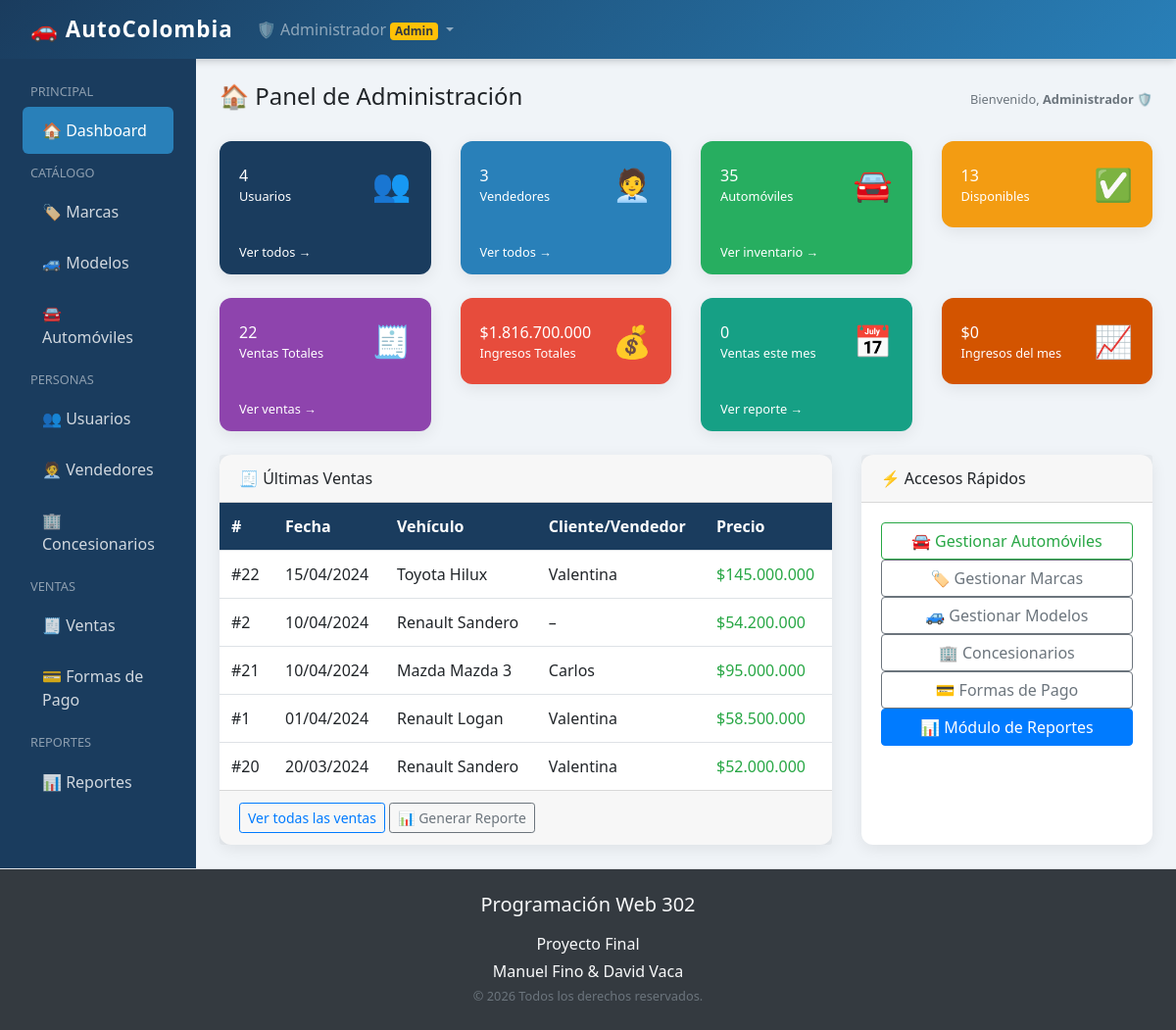
Page /app/view/admin/dashboard.php (signed in) on the committed database.
### tables this page shows
CREATE TABLE venta (
    id_venta       INT AUTO_INCREMENT PRIMARY KEY,
    num_bastidor   VARCHAR(17) NOT NULL,
    fecha_venta    DATE NOT NULL,
    fecha_entrega  DATE,
    matricula      VARCHAR(10),
    precio_cobrado DECIMAL(12,2) NOT NULL,
    id_forma_pago  INT NOT NULL,
    es_stock       BOOLEAN DEFAULT TRUE,
    tipo_vendedor  ENUM('vendedor','servicio_oficial') NOT NULL,
    id_vendedor    INT NULL,
    id_servicio    INT NULL,
    id_usuario     INT NULL,
    observaciones  TEXT,
    FOREIGN KEY (num_bastidor)
        REFERENCES automovil(num_bastidor)
        ON UPDATE CASCADE ON DELETE RESTRICT,
    FOREIGN KEY (id_forma_pago)
        REFERENCES forma_pago(id_forma_pago)
        ON UPDATE CASCADE ON DELETE RESTRICT,
    FOREIGN KEY (id_vendedor)
        REFERENCES vendedor(id_vendedor)
        ON UPDATE CASCADE ON DELETE SET NULL,
    FOREIGN KEY (id_servicio)
        REFERENCES servicio_oficial(id_servicio)
        ON UPDATE CASCADE ON DELETE SET NULL,
    FOREIGN KEY (id_usuario)
        REFERENCES usuario(id_usuario)
        ON UPDATE CASCADE ON DELETE SET NULL
);

CREATE TABLE marca (
    id_marca    INT AUTO_INCREMENT PRIMARY KEY,
    nombre      VARCHAR(50) NOT NULL UNIQUE,
    pais_origen VARCHAR(50),
    descripcion TEXT
);

CREATE TABLE modelo (
    id_modelo        INT AUTO_INCREMENT PRIMARY KEY,
    nombre           VARCHAR(100) NOT NULL,
    id_marca         INT NOT NULL,
    precio_base      DECIMAL(12,2) NOT NULL,
    descuento        DECIMAL(5,2) DEFAULT 0.00,
    potencia_fiscal  DECIMAL(8,2),
    cilindrada       INT,
    tipo_combustible ENUM('gasolina','diesel','hibrido','electrico','gas'),
    num_puertas      INT,
    num_plazas       INT,
    descripcion      TEXT,
    activo           BOOLEAN DEFAULT TRUE,
    FOREIGN KEY (id_marca)
        REFERENCES marca(id_marca)
        ON UPDATE CASCADE ON DELETE RESTRICT
);

CREATE TABLE vendedor (
    id_vendedor        INT AUTO_INCREMENT PRIMARY KEY,
    nombre             VARCHAR(100) NOT NULL,
    apellidos          VARCHAR(150) NOT NULL,
    nif                VARCHAR(20) NOT NULL UNIQUE,
    domicilio          VARCHAR(200),
    telefono           VARCHAR(20),
    email              VARCHAR(100),
    fecha_contratacion DATE,
    activo             BOOLEAN DEFAULT TRUE,
    id_concesionario   INT NOT NULL,
    FOREIGN KEY (id_concesionario)
        REFERENCES concesionario(id_concesionario)
        ON UPDATE CASCADE ON DELETE RESTRICT
);

### app/view/admin/dashboard.php (the view, shortened to what this page needs)
<!doctype html>
<html lang="es">
<head>
    <link rel="stylesheet" href="/ProyFinal/public/css/bootstrap.min.css">
    <link rel="stylesheet" href="/ProyFinal/public/css/sweetalert2.min.css">
    <link rel="stylesheet" href="/ProyFinal/public/css/style.css">
</head>
<body>
<?php
$db = Conectar::conec();
$total_usuarios   = mysqli_fetch_assoc(mysqli_query($db, "SELECT COUNT(*) AS t FROM usuario"))['t'];
$total_vendedores = mysqli_fetch_assoc(mysqli_query($db, "SELECT COUNT(*) AS t FROM vendedor"))['t'];
$total_autos      = mysqli_fetch_assoc(mysqli_query($db, "SELECT COUNT(*) AS t FROM automovil"))['t'];
$total_disponibles= mysqli_fetch_assoc(mysqli_query($db, "SELECT COUNT(*) AS t FROM automovil WHERE estado='disponible'"))['t'];
$total_ventas     = mysqli_fetch_assoc(mysqli_query($db, "SELECT COUNT(*) AS t FROM venta"))['t'];
$ingreso_total    = mysqli_fetch_assoc(mysqli_query($db, "SELECT COALESCE(SUM(precio_cobrado),0) AS t FROM venta"))['t'];
$ventas_mes       = mysqli_fetch_assoc(mysqli_query($db, "SELECT COUNT(*) AS t FROM venta WHERE MONTH(fecha_venta)=MONTH(NOW()) AND YEAR(fecha_venta)=YEAR(NOW())"))['t'];
$ingreso_mes      = mysqli_fetch_assoc(mysqli_query($db, "SELECT COALESCE(SUM(precio_cobrado),0) AS t FROM venta WHERE MONTH(fecha_venta)=MONTH(NOW()) AND YEAR(fecha_venta)=YEAR(NOW())"))['t'];
$res_ultimas = mysqli_query($db, "SELECT v.id_venta, v.fecha_venta, v.precio_cobrado,
    mo.nombre AS nombre_modelo, ma.nombre AS nombre_marca,
    vend.nombre AS nombre_vendedor, u.nombre AS nombre_usuario
    FROM venta v
    INNER JOIN automovil a ON v.num_bastidor=a.num_bastidor
    INNER JOIN modelo mo ON a.id_modelo=mo.id_modelo
    INNER JOIN marca ma ON mo.id_marca=ma.id_marca
    LEFT JOIN vendedor vend ON v.id_vendedor=vend.id_vendedor
    LEFT JOIN usuario u ON v.id_usuario=u.id_usuario
    ORDER BY v.fecha_venta DESC LIMIT 5");
$ultimas_ventas = [];
while ($row = mysqli_fetch_assoc($res_ultimas)) $ultimas_ventas[] = $row;
?>
<?php include('navbar.php'); ?>
<main class="col-md-10 ms-sm-auto px-4 py-4">
    <div class="d-flex justify-content-between align-items-center mb-4">
        <h4>🏠 Panel de Administración</h4>
        <span class="text-muted small">Bienvenido, <strong><?= htmlspecialchars($_SESSION['nombre']) ?></strong> 🛡️</span>
    </div>
    <div class="row g-3 mb-4">
        <div class="col-sm-6 col-xl-3">
            <div class="card text-white" style="background:#1a3c5e">
                <div class="card-body d-flex justify-content-between align-items-center">
                    <div><div class="fs-3 fw-bold"><?= $total_usuarios ?></div><div class="small">Usuarios</div></div>
                    <span style="font-size:2rem">👥</span>
                </div>
                <div class="card-footer bg-transparent border-0">
                    <a href="/ProyFinal/app/view/admin/usuarios/listar.php" class="text-white small">Ver todos →</a>
                </div>
            </div>
        </div>
        <div class="col-sm-6 col-xl-3">
            <div class="card text-white" style="background:#2980b9">
                <div class="card-body d-flex justify-content-between align-items-center">
                    <div><div class="fs-3 fw-bold"><?= $total_vendedores ?></div><div class="small">Vendedores</div></div>
                    <span style="font-size:2rem">🧑‍💼</span>
                </div>
                <div class="card-footer bg-transparent border-0">
                    <a href="/ProyFinal/app/view/admin/vendedores/listar.php" class="text-white small">Ver todos →</a>
                </div>
            </div>
        </div>
        <div class="col-sm-6 col-xl-3">
            <div class="card text-white" style="background:#27ae60">
                <div class="card-body d-flex justify-content-between align-items-center">
                    <div><div class="fs-3 fw-bold"><?= $total_autos ?></div><div class="small">Automóviles</div></div>
                    <span style="font-size:2rem">🚘</span>
                </div>
                <div class="card-footer bg-transparent border-0">
                    <a href="/ProyFinal/app/view/admin/automoviles/listar.php" class="text-white small">Ver inventario →</a>
                </div>
            </div>
        </div>
        <div class="col-sm-6 col-xl-3">
            <div class="card text-white" style="background:#f39c12">
                <div class="card-body d-flex justify-content-between align-items-center">
                    <div><div class="fs-3 fw-bold"><?= $total_disponibles ?></div><div class="small">Disponibles</div></div>
                    <span style="font-size:2rem">✅</span>
                </div>
            </div>
        </div>
    </div>
    <div class="row g-3 mb-4">
        <div class="col-sm-6 col-xl-3">
            <div class="card text-white" style="background:#8e44ad">
                <div class="card-body d-flex justify-content-between align-items-center">
                    <div><div class="fs-3 fw-bold"><?= $total_ventas ?></div><div class="small">Ventas Totales</div></div>
                    <span style="font-size:2rem">🧾</span>
                </div>
                <div class="card-footer bg-transparent border-0">
                    <a href="/ProyFinal/app/view/admin/ventas/listar.php" class="text-white small">Ver ventas →</a>
                </div>
            </div>
        </div>
        <div class="col-sm-6 col-xl-3">
            <div class="card text-white" style="background:#e74c3c">
                <div class="card-body d-flex justify-content-between align-items-center">
                    <div><div class="fs-5 fw-bold">$<?= number_format($ingreso_total, 0, ',', '.') ?></div><div class="small">Ingresos Totales</div></div>
                    <span style="font-size:2rem">💰</span>
                </div>
            </div>
        </div>
        <div class="col-sm-6 col-xl-3">
            <div class="card text-white" style="background:#16a085">
                <div class="card-body d-flex justify-content-between align-items-center">
                    <div><div class="fs-3 fw-bold"><?= $ventas_mes ?></div><div class="small">Ventas este mes</div></div>
                    <span style="font-size:2rem">📅</span>
                </div>
                <div class="card-footer bg-transparent border-0">
                    <a href="/ProyFinal/app/view/admin/reportes/index.php" class="text-white small">Ver reporte →</a>
                </div>
            </div>
        </div>
        <div class="col-sm-6 col-xl-3">
            <div class="card text-white" style="background:#d35400">
                <div class="card-body d-flex justify-content-between align-items-center">
                    <div><div class="fs-5 fw-bold">$<?= number_format($ingreso_mes, 0, ',', '.') ?></div><div class="small">Ingresos del mes</div></div>
                    <span style="font-size:2rem">📈</span>
                </div>
            </div>
        </div>
    </div>
    <div class="row g-3">
        <div class="col-md-8">
            <div class="card h-100">
                <div class="card-header fw-semibold">🧾 Últimas Ventas</div>
                <div class="card-body p-0">
                    <table class="table table-hover mb-0">
                        <thead class="table-light">
                            <tr><th>#</th><th>Fecha</th><th>Vehículo</th><th>Cliente/Vendedor</th><th>Precio</th></tr>
                        </thead>
                        <tbody>
                        <?php if (empty($ultimas_ventas)): ?>
                            <tr><td colspan="5" class="text-center py-3 text-muted">Sin ventas aún</td></tr>
                        <?php else: ?>
                        <?php foreach ($ultimas_ventas as $v): ?>
                            <tr>
                                <td>#<?= $v['id_venta'] ?></td>
                                <td><?= date('d/m/Y', strtotime($v['fecha_venta'])) ?></td>
                                <td><?= htmlspecialchars($v['nombre_marca'].' '.$v['nombre_modelo']) ?></td>
                                <td><?= htmlspecialchars($v['nombre_usuario'] ?? ($v['nombre_vendedor'] ?? '–')) ?></td>
                                <td class="text-success fw-bold">$<?= number_format($v['precio_cobrado'],0,',','.') ?></td>
                            </tr>
                        <?php endforeach; ?>
                        <?php endif; ?>
                        </tbody>
                    </table>
                </div>
                <div class="card-footer">
                    <a href="/ProyFinal/app/view/admin/ventas/listar.php" class="btn btn-sm btn-outline-primary">Ver todas las ventas</a>
                    <a href="/ProyFinal/app/view/admin/reportes/index.php" class="btn btn-sm btn-outline-secondary ms-2">📊 Generar Reporte</a>
                </div>
            </div>
        </div>
        <div class="col-md-4">
            <div class="card h-100">
                <div class="card-header fw-semibold">⚡ Accesos Rápidos</div>
                <div class="card-body d-flex flex-column gap-2">
                    <a href="/ProyFinal/app/view/admin/automoviles/listar.php" class="btn btn-outline-success">🚘 Gestionar Automóviles</a>
                    <a href="/ProyFinal/app/view/admin/marcas/listar.php" class="btn btn-outline-secondary">🏷️ Gestionar Marcas</a>
                    <a href="/ProyFinal/app/view/admin/modelos/listar.php" class="btn btn-outline-secondary">🚙 Gestionar Modelos</a>
                    <a href="/ProyFinal/app/view/admin/concesionarios/listar.php" class="btn btn-outline-secondary">🏢 Concesionarios</a>
                    <a href="/ProyFinal/app/view/admin/formas_pago/listar.php" class="btn btn-outline-secondary">💳 Formas de Pago</a>
                    <a href="/ProyFinal/app/view/admin/reportes/index.php" class="btn btn-primary">📊 Módulo de Reportes</a>
                </div>
            </div>
        </div>
    </div>
</main>
</div>
</div>
<?php include('../layouts/footer.php'); ?>
</body>
</html>

### public/css/style.css (style rules this page uses)
:root { --color-primario: #1a3c5e; --color-secundario: #2980b9; --color-acento: #e74c3c; --color-fondo: #f0f4f8; --color-blanco: #ffffff; }
body { background-color: var(--color-fondo); font-family: 'Segoe UI', Tahoma, Geneva, Verdana, sans-serif; }
.card { border: none; border-radius: 12px; box-shadow: 0 4px 16px rgba(0, 0, 0, 0.08); }
.table thead th { background-color: var(--color-primario); color: var(--color-blanco); border: none; }

### rows in the picture
venta: id_venta "22", fecha_venta "15/04/2024", marca.nombre "Toyota Hilux", id_vendedor.nombre "Valentina", precio_cobrado "145.000.000"
venta: id_venta "2", fecha_venta "10/04/2024", marca.nombre "Renault Sandero", nombre_usuario "–", precio_cobrado "54.200.000"
venta: id_venta "21", fecha_venta "10/04/2024", marca.nombre "Mazda Mazda 3", id_vendedor.nombre "Carlos", precio_cobrado "95.000.000"
venta: id_venta "1", fecha_venta "01/04/2024", marca.nombre "Renault Logan", id_vendedor.nombre "Valentina", precio_cobrado "58.500.000"
venta: id_venta "20", fecha_venta "20/03/2024", marca.nombre "Renault Sandero", id_vendedor.nombre "Valentina", precio_cobrado "52.000.000"

### other values in the picture
$_SESSION['nombre'] "Administrador"
$total_usuarios "4"
$total_vendedores "3"
$total_autos "35"
$total_disponibles "13"
$total_ventas "22"
$ingreso_total "1.816.700.000"
$ventas_mes "0"
$ingreso_mes "0"
